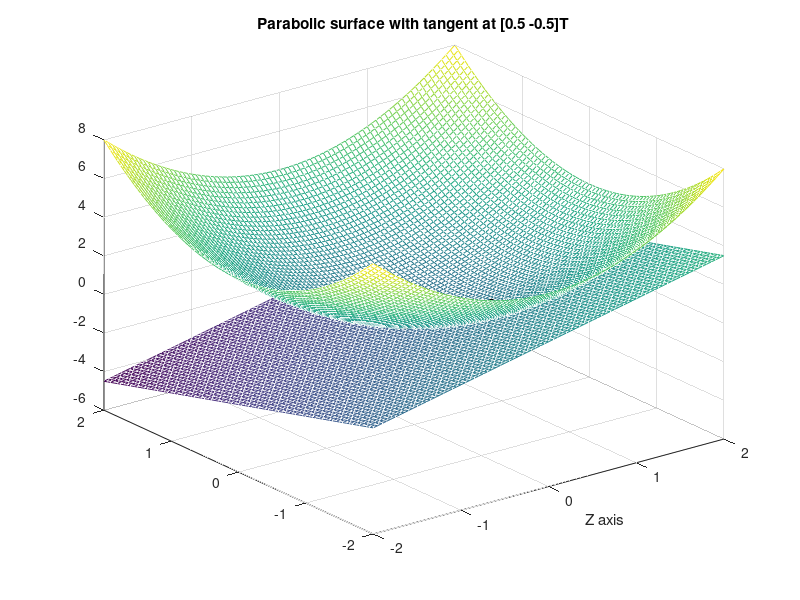

This figure's MATLAB source: (Note: this script raises an error after producing the figure.)
function plot3DParabola()
    x=-2:0.05:2;
    y=x;
    [xi,yi]=meshgrid(x,y);
    zi=xi.^2+yi.^2;
    colormap = [0 0 0];
    mesh(xi,yi,zi);
    x0 = 0.5;
    y0 = -0.5;
    z0 = x0^2 + y0^2;
    zi_tangent = z0 + 1 * (xi - x0) - 1 * (yi - y0);
    hold on;
    mesh(xi,yi,zi_tangent);
    plot3(x0,y0,z0,'ko', 'MarkerSize', 5, 'MarkerFaceColor', 'k');
    hold off;
    title('Parabolic surface with tangent at [0.5 -0.5]T');
    xlabel('X axis');
    xlabel('Y axis');
    xlabel('Z axis');s
end